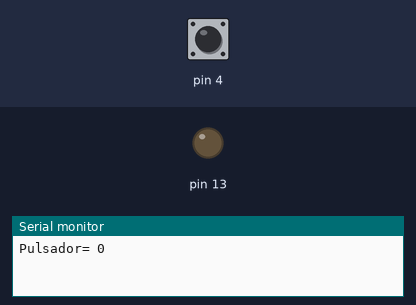
A sketch run on a simulated Arduino Uno, built with avr-gcc and run on an emulated ATmega328P. Shown: output pins drawn as LEDs (lit = HIGH), the last lines printed to the serial monitor. The test bench sets the inputs (shaded band); at power-on: pin 4 HIGH.

Above: at 0.1 s.
At 0.6 s:
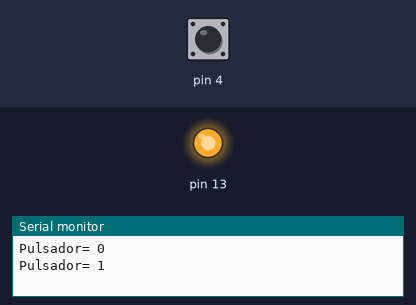
Timing chart, 0 to 2.1 s (numbered marks = the images above):
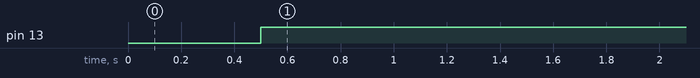

The sketch:

pulsador.ino
```cpp
// Description
// https://github.com/charlygarcia120/arduino_projects/blob/main/Single-Push-Button-On-Single-Arduino-Digital-Input.jpg

int pul;

void setup()
{
  pinMode(13,OUTPUT);
  pinMode(4,INPUT_PULLUP);
  Serial.begin(9600);
}

void loop()
{
  Serial.print("Pulsador= ");
  Serial.println(pul);
  delay(500);
  pul=digitalRead(4);
  if (pul==0 )
  {
    digitalWrite(13,0);
  }
  else
  {
    digitalWrite(13,1);
  }
}
```

Measured:
- by itself, pin 13: LOW → HIGH at 0.50 s
